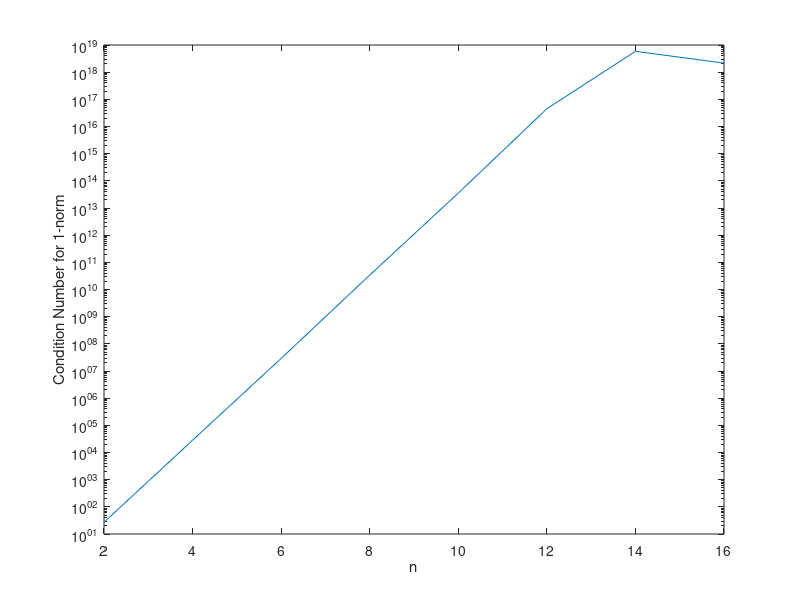
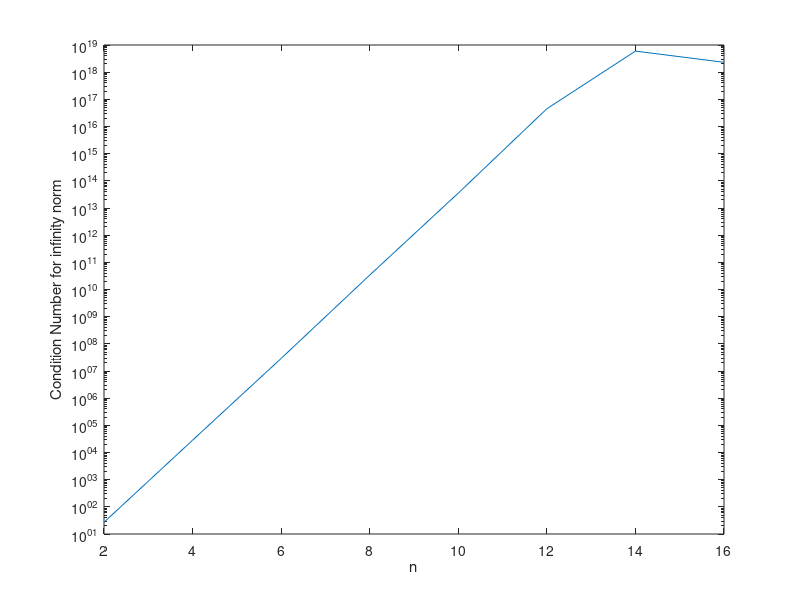

MATLAB code for these plots, in order:
N = 2:2:16 ;

[~,m] = size(N);
C = zeros(m);
%Condition number in 1-norm
for n = N
    H = hilb(n);
    C(n/2) = cond(H,1);
end
semilogy(N,C);
xlabel('n');
ylabel('Condition Number for 1-norm');
figure;
%Condition number in infinity-norm

for n = N
    H = hilb(n);
    C(n/2) = cond(H,inf);
end
semilogy(N,C);
xlabel('n');
ylabel('Condition Number for infinity norm');